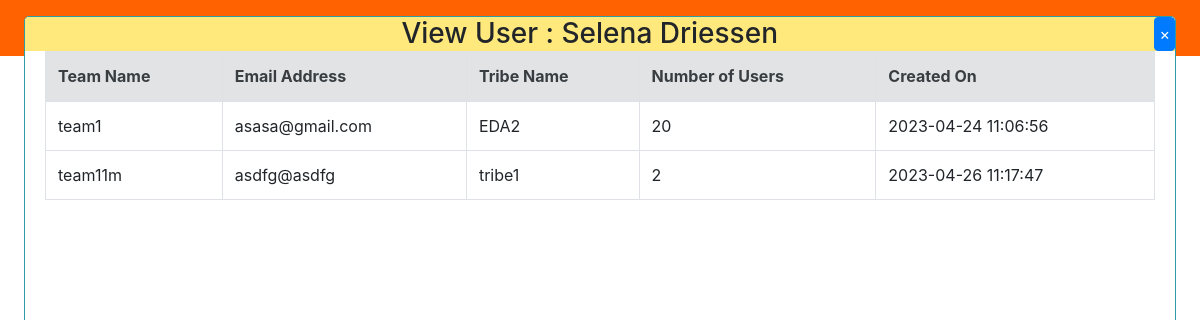
Screenshot of /view-user/1 (signed in) with the database file from the repository.
### website/models.py (models this page shows)
class AD_User(db.Model):
    __tablename__ = 'ad_user'
    id = db.Column(db.Integer, primary_key=True)
    name = db.Column(db.String(150))
    email = db.Column(db.String(150), unique=True)
    corpkey = db.Column(db.String(6))
    create_date = db.Column(db.DateTime(timezone=True), default=func.now())
    teams = db.relationship('AD_Team', secondary=AD_UserTeam, back_populates ='users')

class AD_Team(db.Model):
    __tablename__ = 'ad_team'
    id = db.Column(db.Integer, primary_key=True)
    email = db.Column(db.String(150), unique=True)
    name = db.Column(db.String(150), unique=True)
    tribename = db.Column(db.String(150))
    create_date = db.Column(db.DateTime(timezone=True), default=func.now())
    users = db.relationship('AD_User', secondary=AD_UserTeam, back_populates='teams')

### website/views.py (the view)
@views.route('/view-user/<int:user_id>', methods=['GET','POST'])
@login_required
def view_user(user_id):
    db_user = AD_User.query.get(user_id)
    return render_template('view_user.html', db_user=db_user, user=current_user)

### website/__init__.py (called while the page is built)
def create_app():
    app = Flask(__name__)
    app.config['SECRET_KEY'] = 'AppDevelopedON14Apr2023' #light weight string for the demo
    app.config['SQLALCHEMY_DATABASE_URI'] = f'sqlite:///websitelogindb.db'
    db.init_app(app)
    from .views import views
    from .auth import auth
    app.register_blueprint(views, url_prefix='/')
    app.register_blueprint(auth, url_prefix='/')
    from .models import User, AD_User, AD_Team
    with app.app_context():
        db.create_all()
    login_manager = LoginManager()
    login_manager.login_view = 'auth.login'
    login_manager.init_app(app)
    @login_manager.user_loader
    def load_user(id):
        return User.query.get(int(id))
    return app

### website/templates/view_user.html (shortened to what this page needs)
{% extends "base.html" %}
{% block content %}
<div class="popupscreen">
  <div class="popupscreenheader">
    <h3 style="display: inline;">View User : {{ db_user.name }}</h3>
    <button style="display: inline-block;float: right;padding: 4px;position: relative;" type="button" class="btn btn-primary" onClick="window.location.href='{{ url_for( 'views.userpage') }}';">
      <span aria-hidden="true">&times;</span>
    </button>
  </div>
  <div class="container">
    {% if db_user.teams %}
      <table class="table table-bordered table-hover">
        <thead class="alert alert-secondary">
          <tr>
            <th>Team Name</th>
            <th>Email Address</th>
            <th>Tribe Name</th>
            <th>Number of Users</th>
            <th>Created On</th>
          </tr>
        </thead>
        <tbody>
          {% for team in db_user.teams %}
            <tr>
              <td>{{ team.name }}</td>
              <td>{{ team.email }}</td>
              <td>{{ team.tribename }}</td>
              <td>{{ team.users|length }}</td>
              <td>{{ team.create_date }}</td>
            </tr>
          {% endfor %}
        </tbody>
      </table>
    {% else %}
      <h4>No Teams found.</h4>
    {% endif %}
  </div>
</div>
{% endblock %}

### website/templates/base.html (style rules this page uses)
.popupscreen { top: 2%;left: 2%;position: absolute;z-index: 1;align-items: center;width: 96%;height: 96%;overflow: auto;background-color: rgba(255, 255, 255, 1);border-radius: 5px; border: 1px solid #2e9ca5; }
.popupscreenheader { background-color: #FFE87C;text-align: center; }

### rows the page displays
AD_User: name "Selena Driessen"
AD_Team: name "team1", email "asasa@gmail.com", tribename "EDA2", users|length "20", create_date "2023-04-24 11:06:56"
AD_Team: name "team11m", email "asdfg@asdfg", tribename "tribe1", users|length "2", create_date "2023-04-26 11:17:47"
